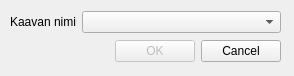
<?xml version="1.0" encoding="UTF-8"?>
<ui version="4.0">
 <class>Dialog</class>
 <widget class="QDialog" name="Dialog">
  <property name="geometry">
   <rect>
    <x>0</x>
    <y>0</y>
    <width>294</width>
    <height>76</height>
   </rect>
  </property>
  <property name="windowTitle">
   <string/>
  </property>
  <widget class="QWidget" name="layoutWidget">
   <property name="geometry">
    <rect>
     <x>10</x>
     <y>10</y>
     <width>271</width>
     <height>55</height>
    </rect>
   </property>
   <layout class="QVBoxLayout" name="verticalLayout">
    <item>
     <layout class="QHBoxLayout" name="horizontalLayout_2">
      <item>
       <widget class="QLabel" name="label_2">
        <property name="text">
         <string>Kaavan nimi</string>
        </property>
       </widget>
      </item>
      <item>
       <widget class="QComboBox" name="spatialPlanNameComboBox">
        <property name="enabled">
         <bool>true</bool>
        </property>
        <property name="sizePolicy">
         <sizepolicy hsizetype="Preferred" vsizetype="Fixed">
          <horstretch>1</horstretch>
          <verstretch>0</verstretch>
         </sizepolicy>
        </property>
        <property name="maximumSize">
         <size>
          <width>200</width>
          <height>16777215</height>
         </size>
        </property>
       </widget>
      </item>
     </layout>
    </item>
    <item>
     <layout class="QHBoxLayout" name="horizontalLayout">
      <item>
       <spacer name="horizontalSpacer">
        <property name="orientation">
         <enum>Qt::Horizontal</enum>
        </property>
        <property name="sizeHint" stdset="0">
         <size>
          <width>40</width>
          <height>20</height>
         </size>
        </property>
       </spacer>
      </item>
      <item>
       <widget class="QPushButton" name="acceptPushButton">
        <property name="enabled">
         <bool>false</bool>
        </property>
        <property name="text">
         <string>OK</string>
        </property>
       </widget>
      </item>
      <item>
       <widget class="QPushButton" name="rejectPushButton">
        <property name="text">
         <string>Cancel</string>
        </property>
       </widget>
      </item>
     </layout>
    </item>
   </layout>
  </widget>
 </widget>
 <resources/>
 <connections>
  <connection>
   <sender>rejectPushButton</sender>
   <signal>clicked()</signal>
   <receiver>Dialog</receiver>
   <slot>reject()</slot>
   <hints>
    <hint type="sourcelabel">
     <x>569</x>
     <y>101</y>
    </hint>
    <hint type="destinationlabel">
     <x>225</x>
     <y>102</y>
    </hint>
   </hints>
  </connection>
  <connection>
   <sender>acceptPushButton</sender>
   <signal>clicked()</signal>
   <receiver>Dialog</receiver>
   <slot>accept()</slot>
   <hints>
    <hint type="sourcelabel">
     <x>488</x>
     <y>101</y>
    </hint>
    <hint type="destinationlabel">
     <x>225</x>
     <y>102</y>
    </hint>
   </hints>
  </connection>
 </connections>
</ui>
